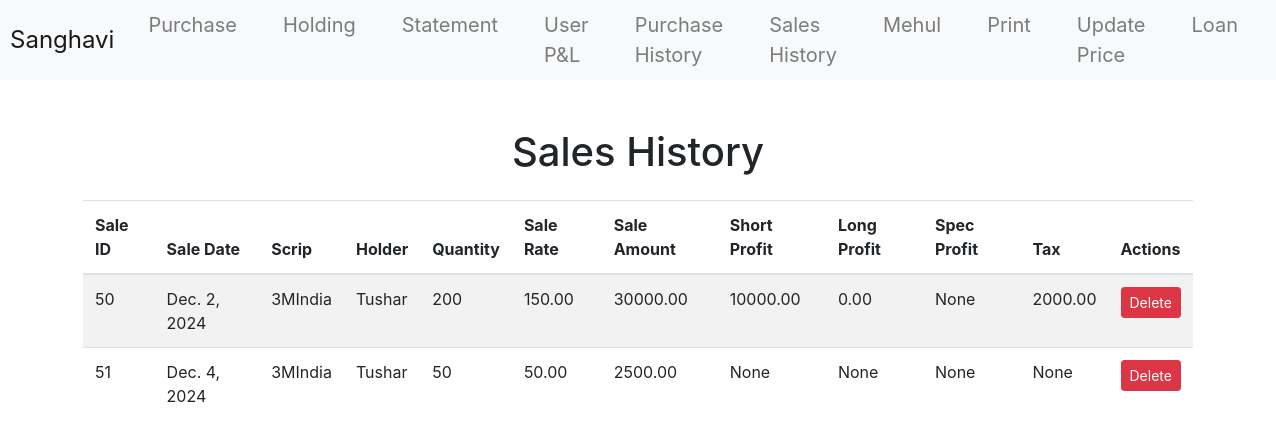
Page /SharesMF/sales-history/ on the earlier database version.
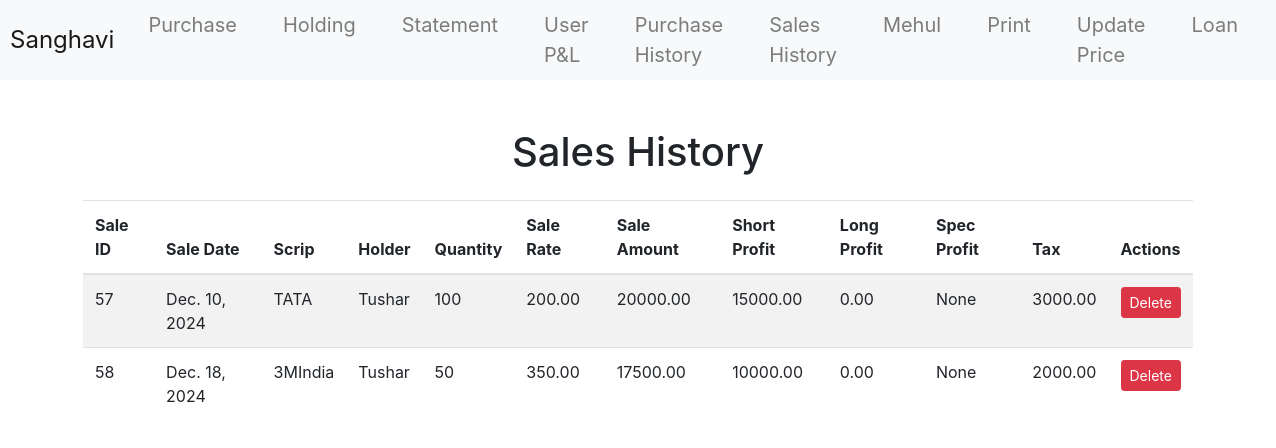
Same page on the later database version.
### SharesMF/models.py (models this page shows, shortened)
class Sale(models.Model):
    sale_date = models.DateField()
    purchase_id = models.ForeignKey(Purchase, on_delete=models.CASCADE)
    script = models.CharField(max_length=100)
    user = models.ForeignKey(UserTable, to_field='name', on_delete=models.CASCADE)
    qty = models.PositiveIntegerField()
    sale_rate = models.DecimalField(max_digits=10, decimal_places=2)
    sale_amount = models.DecimalField(max_digits=12, decimal_places=2, blank=True)
    gf_rate = models.DecimalField(max_digits=10, decimal_places=2, blank=True, null=True)
    short_profit = models.DecimalField(max_digits=12, decimal_places=2, blank=True, null=True)
    long_profit = models.DecimalField(max_digits=12, decimal_places=2, blank=True, null=True)
    short_loss = models.DecimalField(max_digits=12, decimal_places=2, blank=True, null=True)
    long_loss = models.DecimalField(max_digits=12, decimal_places=2, blank=True, null=True)
    tax = models.DecimalField(max_digits=12, decimal_places=2, blank=True, null=True)
    spec_profit = models.DecimalField(max_digits=12, decimal_places=2, blank=True, null=True)
    spec_loss = models.DecimalField(max_digits=12, decimal_places=2, blank=True, null=True)

class UserTable(models.Model):
    name = models.CharField(max_length=100, primary_key=True)
    pan = models.CharField(max_length=20, unique=True)
    family = models.CharField(max_length=100, null=True, blank=True)
    data_entry = models.BooleanField(default=False)

### SharesMF/views.py (the view)
# urls.py: path('sales-history/', views.sales_history, name='sales_history'),
def sales_history(request):
    sales = Sale.objects.all()
    context = {
        'sales': sales,
    }
    return render(request, 'sales_history.html', context)

### SharesMF/templates/sales_history.html (shortened to what this page needs)
{% extends "base.html" %}
{% block content %}
<div class="container mt-5">
    <h1 class="text-center">Sales History</h1>
    {% if sales %}
        <table class="table table-striped mt-4">
            <thead>
                <tr>
                    <th>Sale ID</th>
                    <th>Sale Date</th>
                    <th>Scrip</th>
                    <th>Holder</th>
                    <th>Quantity</th>
                    <th>Sale Rate</th>
                    <th>Sale Amount</th>
                    <th>Short Profit</th>
                    <th>Long Profit</th>
                    <th>Spec Profit</th>
                    <th>Tax</th>
                    <th>Actions</th>
                </tr>
            </thead>
            <tbody>
                {% for sale in sales %}
                <tr>
                    <td>{{ sale.id }}</td>
                    <td>{{ sale.sale_date }}</td>
                    <td>{{ sale.script }}</td>
                    <td>{{ sale.user.name }}</td>
                    <td>{{ sale.qty }}</td>
                    <td>{{ sale.sale_rate }}</td>
                    <td>{{ sale.sale_amount }}</td>
                    <td>{{ sale.short_profit }}</td>
                    <td>{{ sale.long_profit }}</td>
                    <td>{{ sale.spec_profit }}</td>
                    <td>{{ sale.tax }}</td>
                    <td>
                        <form method="post" action="{% url 'delete_sale' sale.id %}" style="display: inline;">
                            <button
                                type="submit"
                                class="btn btn-danger btn-sm"
                                onclick="return confirmDelete();">Delete
                            </button>
                        </form>
                    </td>
                </tr>
                {% endfor %}
            </tbody>
        </table>
    {% else %}
        <p class="text-center">No sales history found.</p>
    {% endif %}
</div>
{% endblock %}

Differences in the rows shown:
removed Sale: id "50", sale_date "Dec. 2, 2024", script "3MIndia", user.name "Tushar", qty "200", sale_rate "150.00", sale_amount "30000.00", short_profit "10000.00", long_profit "0.00", spec_profit "None", tax "2000.00"
removed Sale: id "51", sale_date "Dec. 4, 2024", script "3MIndia", user.name "Tushar", qty "50", sale_rate "50.00", sale_amount "2500.00", short_profit "None", long_profit "None", spec_profit "None", tax "None"
added Sale: id "57", sale_date "Dec. 10, 2024", script "TATA", user.name "Tushar", qty "100", sale_rate "200.00", sale_amount "20000.00", short_profit "15000.00", long_profit "0.00", spec_profit "None", tax "3000.00"
added Sale: id "58", sale_date "Dec. 18, 2024", script "3MIndia", user.name "Tushar", qty "50", sale_rate "350.00", sale_amount "17500.00", short_profit "10000.00", long_profit "0.00", spec_profit "None", tax "2000.00"
